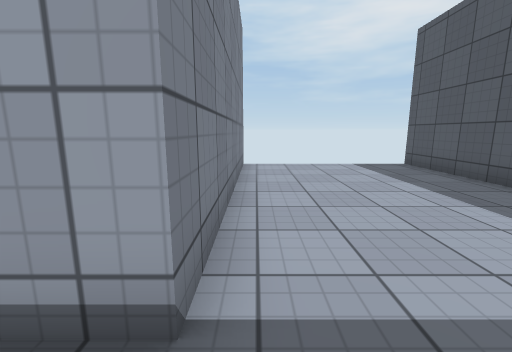
View 1 (above)

16 first-person views from a walk through a scene from a Unity 3-D project. The camera is 1.2 m above the floor, tilts 10° down and sees 90° across. The floor is counted in squares, 1 m on a side. Each view is taken from the middle of a square. On the plan, view 1 faces up. The plan holds only what a view shows up to about 12 squares ahead; the rest is blank. The player is left out. Surface patterns are stand-ins for the level's own textures.

View 2
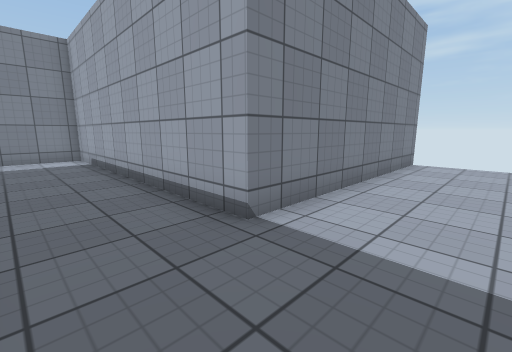

View 3
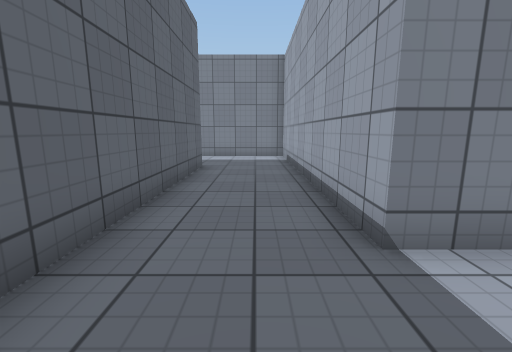

View 4
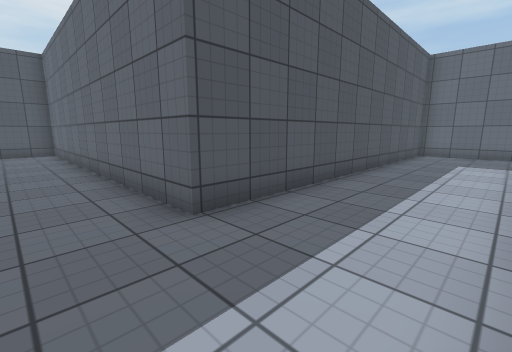

View 5
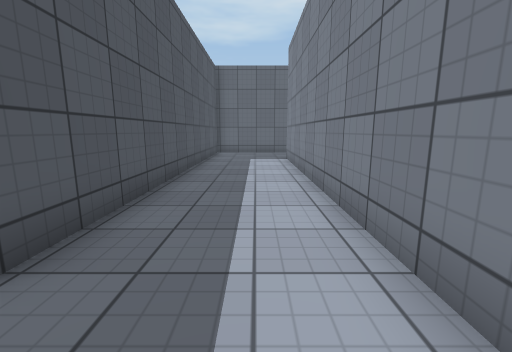

View 6
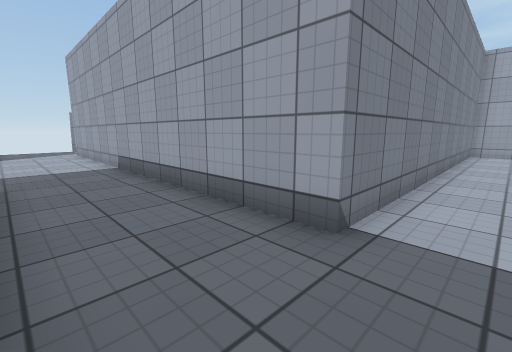

View 7
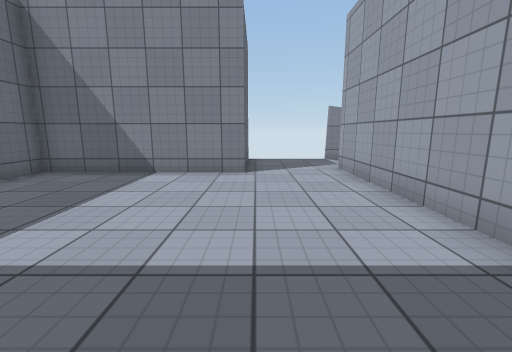

View 8
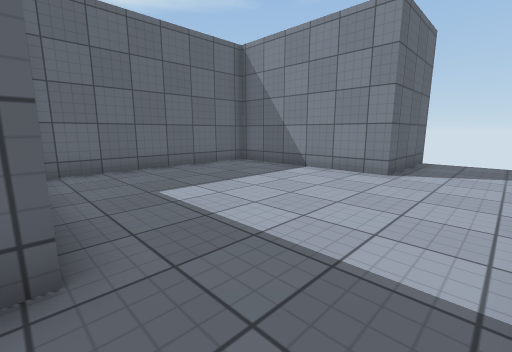

View 9
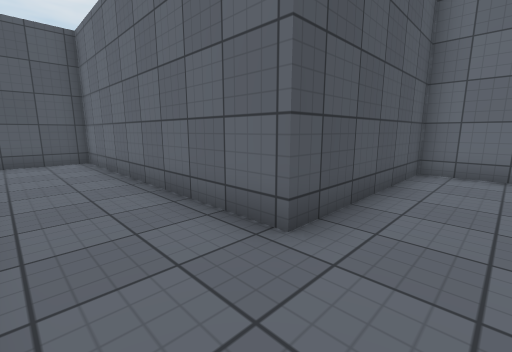

View 10
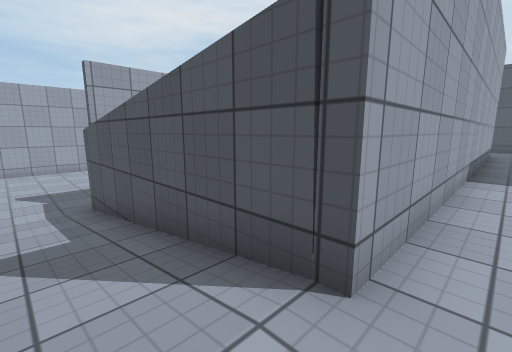

View 11
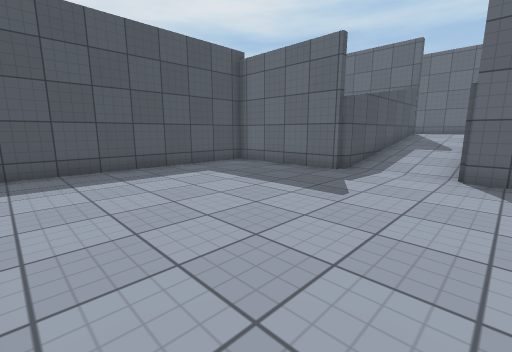

View 12
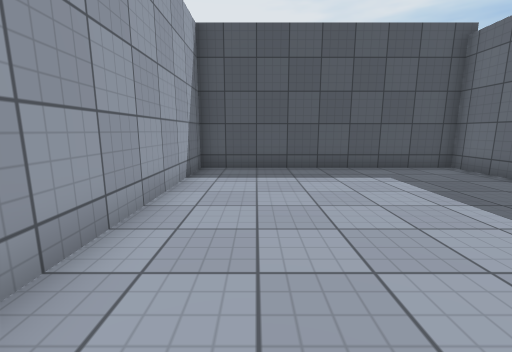

View 13
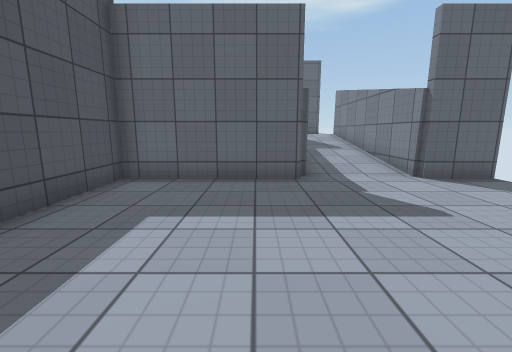

View 14
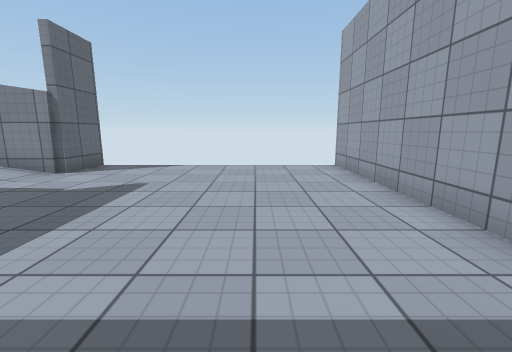

View 15
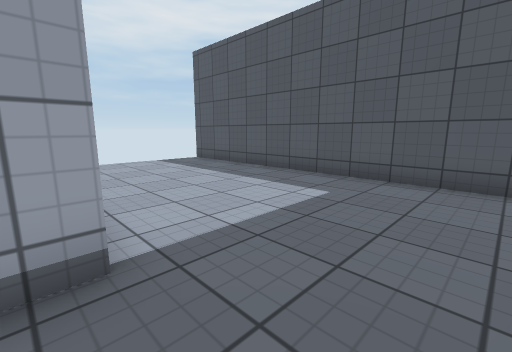

View 16
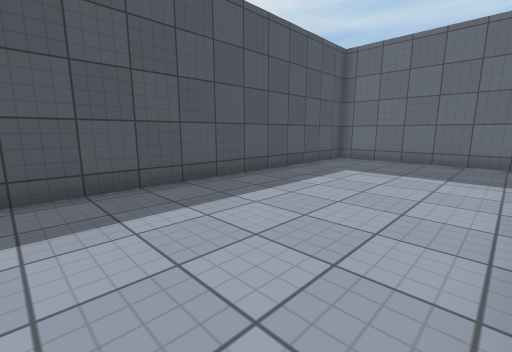

### Floor plan
Key: @ floor where view 1 was taken; # wall or solid block; x gap in a wall; . main floor; - floor 1 m lower than the main floor; / step, stairs or slope.
Columns run from 29 left of view 1 to 6 right of it. Each row starts with its distance up from view 1.
  9                             #......#
  8                             #......#
  7                             #......#
  6                             #......#
  5 ###########                 #......#
  4  ---------#                 #......#
  3  ---------#                 #......#
  2  ---------#       ###########......#
  1  ---------#       #................#
  0  ---------#       #..........@.....#
 -1  ---------#       #................#
 -2  ---------#       #...##############
 -3  ---------#       #...#
 -4 ###--######       #...#
 -5   #//#            #...#
 -6   #//#            #...#
 -7   #//#            #...#
 -8   #//#            #...#
 -9   #//#            #...#
-10   #//#            #...#
-11   x..##############...#
-12    ...................#
-13    ...................#
-14    ...................#
-15   ####.......##########
-16      #.......#
-17      #.......#
-18      #.......#
-19      #.......#
-20      #########

Positions as (right, up) in squares from view 1, and headings:
1: (0, 0), facing up
2: (2, -1), facing up-left
3: (2, 0), facing left
4: (-10, 0), facing down-right
5: (-9, 0), facing down
6: (-9, -14), facing up-left
7: (-16, -14), facing left
8: (-16, -12), facing down-left
9: (-18, -12), facing down-right
10: (-26, -12), facing up-right
11: (-28, 4), facing down-right
12: (-28, 3), facing right
13: (-23, 3), facing down
14: (-20, 2), facing left
15: (-1, -1), facing up-right
16: (0, 9), facing down-right
